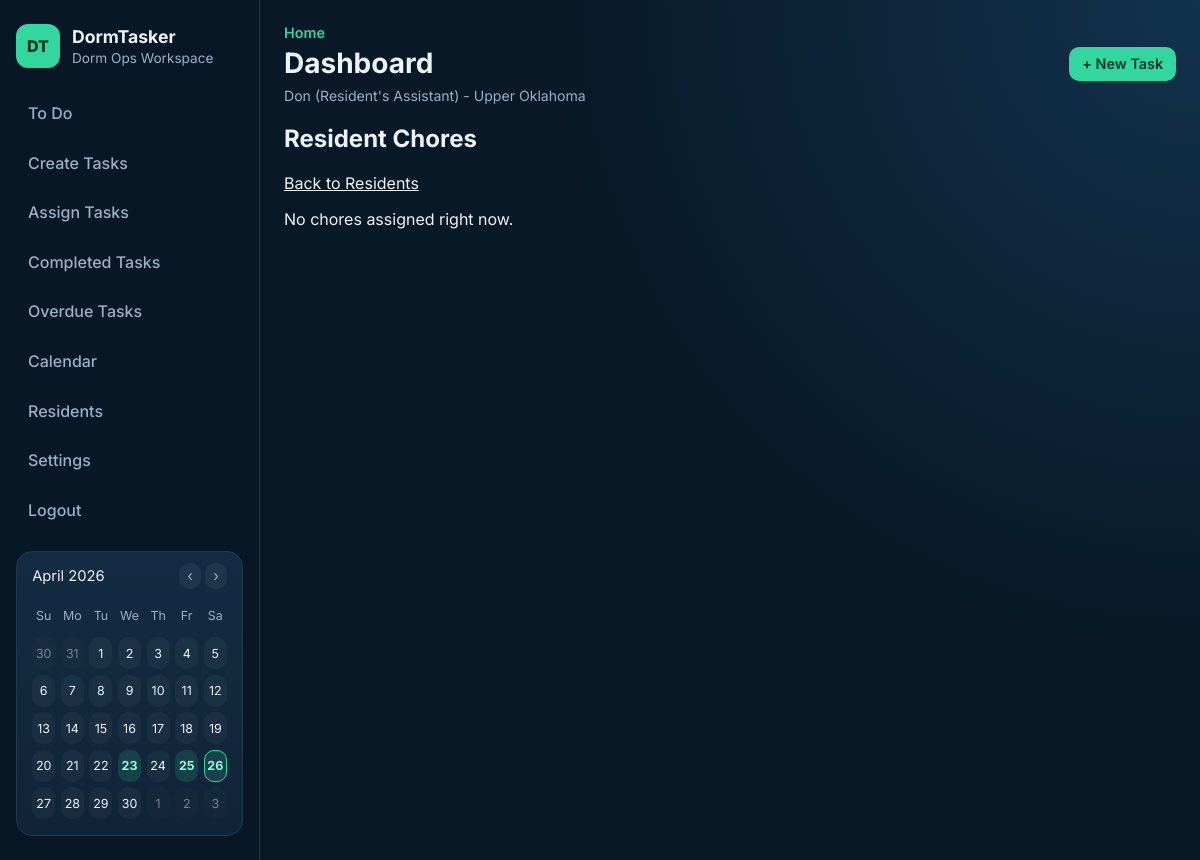
The page /resident/9/chores (signed in) on the database as committed earlier.
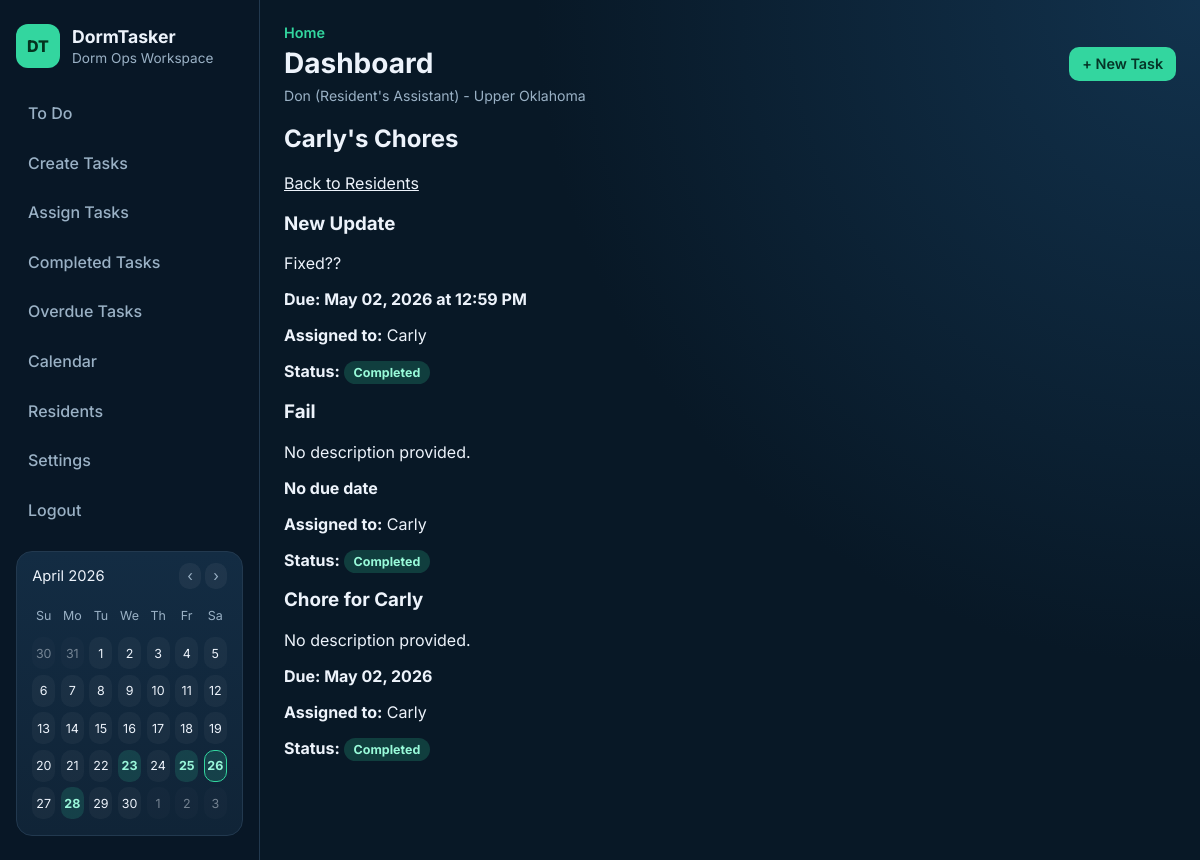
The same page on the database as committed later.
### tables this page shows
CREATE TABLE users (
            id INTEGER PRIMARY KEY AUTOINCREMENT,
            name TEXT NOT NULL,
            role TEXT NOT NULL CHECK (role IN ('RA', 'Resident'))
        , email TEXT, password_hash TEXT, room_id INTEGER);

CREATE TABLE rooms (
            id INTEGER PRIMARY KEY AUTOINCREMENT,
            room_name TEXT NOT NULL,
            room_code TEXT NOT NULL UNIQUE,
            created_by INTEGER,
            FOREIGN KEY (created_by) REFERENCES users (id)
        );

CREATE TABLE chores (
            id INTEGER PRIMARY KEY AUTOINCREMENT,
            title TEXT NOT NULL,
            description TEXT,
            due_date TEXT,
            status TEXT
        , room_id INTEGER, created_by INTEGER, due_time TEXT);

### app.py (the view)
@app.route("/resident/<int:resident_id>/chores")
@login_required
def resident_chores(resident_id):
    if g.current_user["role"] != "RA":
        flash("Only Resident's Assistants can access resident overviews.", "error")
        return redirect(url_for("dashboard"))
    chores_for_resident = service.get_resident_chores(resident_id, room_id=g.current_user["room_id"])
    residents = service.get_residents(room_id=g.current_user["room_id"])
    resident = next((r for r in residents if r["id"] == resident_id), None)
    return render_template(
        "resident_chores.html",
        chores=chores_for_resident,
        resident=resident,
        user_role=g.current_user["role"],
    )

### app.py (called while the page is built)
def _format_user_role(role):
    return "Resident's Assistant" if role == "RA" else role

@app.before_request
def load_current_user():
    user_id = session.get("user_id")
    g.current_user = get_user_by_id(user_id) if user_id else None

@app.context_processor
def inject_current_user():
    current_user = g.get("current_user")
    if current_user:
        if current_user["role"] == "RA":
            chore_list = service.get_chores(room_id=current_user["room_id"])
        else:
            chore_list = service.get_resident_chores(current_user["id"], room_id=current_user["room_id"])
        calendar_data = _calendar_context(chore_list)
    else:
        calendar_data = {}
    return {
        "current_user": current_user,
        "current_path": request.path,
        "current_user_role_text": _format_user_role(current_user["role"]) if current_user else None,
        **calendar_data,
    }

### auth.py (called while the page is built)
def login_required(func):
    @wraps(func)
    def wrapper(*args, **kwargs):
        if not session.get("user_id"):
            flash("Please log in to continue.", "error")
            return redirect(url_for("login"))
        return func(*args, **kwargs)
    return wrapper

def get_user_by_id(user_id):
    conn = get_db_connection()
    user = conn.execute(
        """
        SELECT u.id, u.name, u.email, u.role, u.room_id, r.room_name, r.room_code
        FROM users u
        LEFT JOIN rooms r ON u.room_id = r.id
        WHERE u.id = ?
        """,
        (user_id,),
    ).fetchone()
    conn.close()
    return dict(user) if user else None

### database.py (called while the page is built)
def get_db_connection():
    conn = sqlite3.connect(DB_PATH)
    conn.row_factory = sqlite3.Row
    return conn

### models.py (called while the page is built)
    def is_overdue(self):
        if not self.due_date or self.status == "Completed":
            return False
        due = datetime.strptime(self.due_date, "%Y-%m-%d").date()
        return due < date.today()

### services.py (called while the page is built)
    @staticmethod
    def _format_due_label(due_date: Optional[str], due_time: Optional[str]) -> str:
        if not due_date:
            return "No due date"
        parsed_date = datetime.strptime(due_date, "%Y-%m-%d").strftime("%B %d, %Y")
        if due_time:
            parsed_time = datetime.strptime(due_time, "%H:%M").strftime("%I:%M %p").lstrip("0")
            return f"Due: {parsed_date} at {parsed_time}"
        return f"Due: {parsed_date}"

### templates/resident_chores.html (shortened to what this page needs)
{% extends "base.html" %}
{% block content %}
    <h2>
        {% if resident %}
            {{ resident.name }}'s Chores
        {% else %}
            Resident Chores
        {% endif %}
    </h2>
    <p><a href="{{ url_for('residents') }}">Back to Residents</a></p>
    {% if chores %}
        <section class="chore-list">
            {% for chore in chores %}
                <article class="chore-card">
                    <h3>{{ chore.title }}</h3>
                    <p>{{ chore.description or 'No description provided.' }}</p>
                    <p><strong>{{ chore.display_due }}</strong></p>
                    <p><strong>Assigned to:</strong> {{ chore.assigned_names or 'Unknown' }}</p>
                    <p>
                        <strong>Status:</strong>
                        <span class="badge badge-{{ chore.status|lower }}">{{ chore.status }}</span>
                    </p>
                </article>
            {% endfor %}
        </section>
    {% else %}
        <p>No chores assigned right now.</p>
    {% endif %}
{% endblock %}

### templates/base.html (shortened to what this page needs)
<!DOCTYPE html>
<html lang="en">
<head>
    <link rel="stylesheet" href="{{ url_for('static', filename='style.css') }}">
</head>
<body>
    <div class="app-shell">
        <aside class="sidebar">
            <div class="brand">
                <span class="brand-badge">DT</span>
                <div>
                    <h1>DormTasker</h1>
                    <p>Dorm Ops Workspace</p>
                </div>
            </div>
            <nav class="sidebar-nav">
                {% if current_user %}
                    <a href="{{ url_for('dashboard') }}" class="nav-link{% if current_path == url_for('dashboard') %} active{% endif %}">To Do</a>
                    {% if current_user.role == "RA" %}
                        <a href="{{ url_for('create_chore') }}" class="nav-link{% if current_path == url_for('create_chore') %} active{% endif %}">Create Tasks</a>
                        <a href="{{ url_for('assigned_tasks') }}" class="nav-link{% if current_path == url_for('assigned_tasks') %} active{% endif %}">Assign Tasks</a>
                        <a href="{{ url_for('completed_tasks') }}" class="nav-link{% if current_path == url_for('completed_tasks') %} active{% endif %}">Completed Tasks</a>
                        <a href="{{ url_for('overdue_tasks') }}" class="nav-link{% if current_path == url_for('overdue_tasks') %} active{% endif %}">Overdue Tasks</a>
                        <a href="{{ url_for('calendar_view') }}" class="nav-link{% if current_path == url_for('calendar_view') %} active{% endif %}">Calendar</a>
                        <a href="{{ url_for('residents') }}" class="nav-link{% if current_path == url_for('residents') %} active{% endif %}">Residents</a>
                        <a href="{{ url_for('settings') }}" class="nav-link{% if current_path == url_for('settings') %} active{% endif %}">Settings</a>
                    {% endif %}
                    <a href="{{ url_for('logout') }}" class="nav-link">Logout</a>
                {% else %}
                    <a href="{{ url_for('login') }}" class="nav-link">Login</a>
                    <a href="{{ url_for('register') }}" class="nav-link">Register</a>
                {% endif %}
            </nav>
            {% if current_user %}
                <section class="sidebar-card sidebar-calendar">
                    <div class="calendar-head">
                        <span>{{ calendar_label }}</span>
                        <div class="calendar-nav">
                            <a href="{{ current_path }}?calendar_month={{ calendar_prev }}">‹</a>
                            <a href="{{ current_path }}?calendar_month={{ calendar_next }}">›</a>
                        </div>
                    </div>
                    <div class="calendar-grid">
                        {% for day in calendar_weekdays %}
                            <span class="calendar-weekday">{{ day }}</span>
                        {% endfor %}
                        {% for cell in calendar_cells %}
                            <span class="calendar-cell{% if cell.month != calendar_month or cell.year != calendar_year %} calendar-muted{% endif %}{% if cell.day in calendar_due_days and cell.month == calendar_month and cell.year == calendar_year %} calendar-has-event{% endif %}{% if cell == calendar_current_date %} calendar-today{% endif %}">{{ cell.day }}</span>
                        {% endfor %}
                    </div>
                </section>
            {% endif %}
        </aside>
        <div class="main-panel">
            <header class="topbar">
                <div>
                    <p class="topbar-eyebrow">Home</p>
                    <h2 class="topbar-title">{% block page_title %}{{ page_title or 'Dashboard' }}{% endblock %}</h2>
                    {% if current_user %}
                        <p class="user-context">
                            {{ current_user.name }} ({{ current_user_role_text }}) - {{ current_user.room_name or "No Room" }}
                        </p>
                    {% endif %}
                </div>
                {% if current_user and current_user.role == "RA" %}
                    <a class="btn btn-primary" href="{{ url_for('create_chore') }}">+ New Task</a>
                {% elif not current_user %}
                    <a class="btn btn-primary" href="{{ url_for('register') }}">Join Dorm Room</a>
                {% endif %}
            </header>
            <main class="content">
                {% block content %}{% endblock %}
            </main>
        </div>
    </div>
</body>
</html>

### static/style.css (style rules this page uses)
:root { --bg: #081826; --bg-soft: #0f2335; --panel: #102437; --panel-alt: #132c43; --text: #edf3fb; --muted: #9ab1c5; --line: #22394f; --accent: #33d69f; --accent-dark: #27b987; --danger: #ff6f7f; --warning: #ffc56f; }
* { box-sizing: border-box; }
body { margin: 0; font-family: "Inter", sans-serif; background: radial-gradient(circle at top right, #12324d 0%, var(--bg) 45%); color: var(--text); }
a { color: inherit; }
.app-shell { min-height: 100vh; display: grid; grid-template-columns: 260px 1fr; }
.sidebar { border-right: 1px solid var(--line); background: rgba(8, 24, 38, 0.9); padding: 1.5rem 1rem; }
.brand { display: flex; gap: 0.75rem; align-items: center; margin-bottom: 1.5rem; }
.brand h1 { margin: 0; font-size: 1.1rem; font-weight: 700; }
.brand p { margin: 0.2rem 0 0; color: var(--muted); font-size: 0.85rem; }
.brand-badge { width: 44px; height: 44px; display: inline-flex; align-items: center; justify-content: center; border-radius: 12px; background: var(--accent); color: #04331f; font-weight: 800; }
.sidebar-nav { display: grid; gap: 0.45rem; }
.nav-link { text-decoration: none; padding: 0.7rem 0.75rem; border-radius: 10px; color: var(--muted); font-weight: 500; }
.sidebar-card { margin-top: 1.25rem; background: linear-gradient(180deg, var(--panel-alt) 0%, var(--panel) 100%); border: 1px solid var(--line); border-radius: 16px; padding: 1rem; }
.sidebar-calendar { padding: 0.95rem; }
.calendar-head { display: flex; justify-content: space-between; gap: 0.75rem; align-items: center; margin-bottom: 0.9rem; font-size: 0.92rem; color: var(--text); }
.calendar-nav a { color: var(--muted); text-decoration: none; padding: 0.25rem 0.5rem; border-radius: 10px; background: rgba(255, 255, 255, 0.05); }
.calendar-grid { display: grid; grid-template-columns: repeat(7, minmax(0, 1fr)); gap: 0.35rem; }
.calendar-weekday, .calendar-cell { display: inline-flex; align-items: center; justify-content: center; min-height: 32px; border-radius: 10px; font-size: 0.78rem; }
.calendar-weekday { color: var(--muted); }
.calendar-cell { background: rgba(255, 255, 255, 0.04); color: var(--text); }
.calendar-muted { opacity: 0.45; }
.calendar-has-event { background: rgba(51, 214, 159, 0.16); color: #9af7da; font-weight: 700; }
.calendar-today { border: 1px solid var(--accent); }
.main-panel { padding: 1.5rem; }
.topbar { display: flex; justify-content: space-between; align-items: center; margin-bottom: 1.25rem; }
.topbar-eyebrow { margin: 0; color: var(--accent); font-size: 0.9rem; font-weight: 600; }
.topbar-title { margin: 0.3rem 0 0; font-size: 1.75rem; }
.user-context { margin: 0.45rem 0 0; color: var(--muted); font-size: 0.88rem; }
.content { max-width: 1050px; }
.btn { border: none; border-radius: 10px; padding: 0.52rem 0.8rem; font-size: 0.9rem; text-decoration: none; font-weight: 600; cursor: pointer; display: inline-flex; align-items: center; justify-content: center; }
.btn-primary { background: var(--accent); color: #053527; }
.badge { border-radius: 999px; padding: 0.25rem 0.58rem; font-size: 0.78rem; font-weight: 700; }
.badge-completed { background: rgba(51, 214, 159, 0.2); color: #98fad9; }

Rows that differ between the two databases and show on the page:
added users: name "Carly"
added chores: title "New Update", description "Fixed??", display_due "Due: May 02, 2026 at 12:59 PM", assigned_names "Carly", status "Completed"
added chores: title "Fail", description "No description provided.", display_due "No due date", assigned_names "Carly", status "Completed"
added chores: title "Chore for Carly", description "No description provided.", display_due "Due: May 02, 2026", assigned_names "Carly", status "Completed"
Other text that changed with them:
text no longer shown: "Resident Chores No chores assigned right now."
text now shown: "'s Chores"
